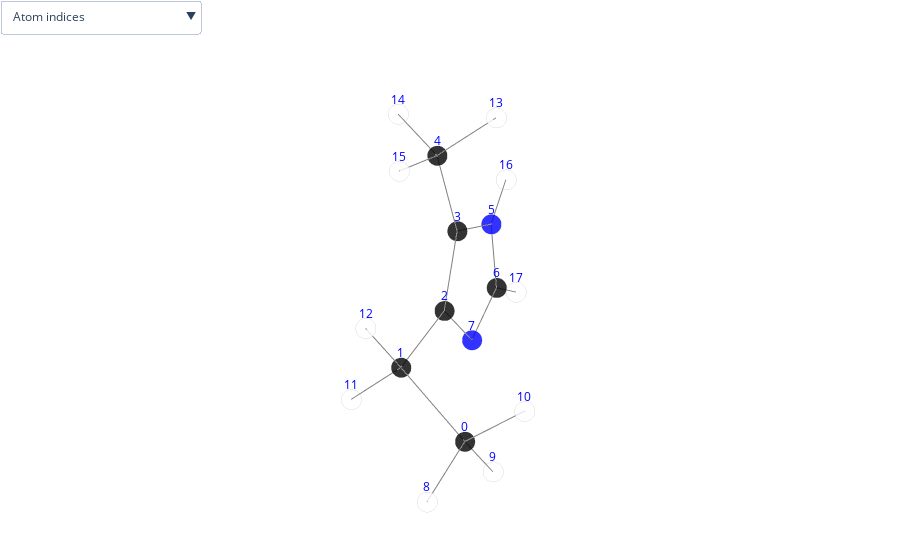

Notebook source saved alongside this figure:
### Code cell
plot_molecule(mol_file.split('/')[-1].split('.')[0], struct)

### Figure 1 — Plotly figure (JSON) as saved in the notebook; plotly's stock layout.template omitted (floating-point values rounded to 4 significant figures)
{"data": [{"marker": {"color": ["black", "black", "black", "black", "black", "blue", "black", "blue", "white", "white", "white", "white", "white", "white", "white", "white", "white", "white"], "line": {"color": "lightgray", "width": 2}, "opacity": 0.8, "size": 7, "symbol": "circle"}, "mode": "markers", "name": "", "text": ["C", "C", "C", "C", "C", "N", "C", "N", "H", "H", "H", "H", "H", "H", "H", "H", "H", "H"], "type": "scatter3d", "x": [0.07909, 0.005057, -1.399, -2.133, -1.832, -3.362, -3.316, -2.152, 1.118, -0.4001, -0.4376, 0.5865, 0.4791, -2.494, -1.931, -0.8067, -4.145, -4.156], "y": [1.584, 0.1107, -0.4114, -0.8386, -0.9525, -1.198, -0.9756, -0.5032, 1.92, 1.714, 2.23, -0.4969, -0.01389, -0.3252, -1.983, -0.6335, -1.559, -1.18], "z": [-0.3241, 0.1095, 0.1556, 1.238, 2.695, 0.7115, -0.6322, -1.002, -0.4007, -1.298, 0.3928, -0.5952, 1.09, 3.305, 3.058, 2.893, 1.232, -1.28]}, {"hoverinfo": "none", "marker": {"color": "grey", "opacity": 1, "size": 7}, "mode": "lines", "type": "scatter3d", "x": [0.07909, 0.005057, null, 0.005057, -1.399, null, -1.399, -2.133, null, -2.133, -1.832, null, -3.362, -3.316, null, -3.316, -2.152, null, -2.133, -3.362, null, -1.399, -2.152, null, 0.005057, 0.4791, null, -1.832, -0.8067, null, -4.145, -3.362, null, -4.156, -3.316, null, 0.07909, 1.118, null, 0.07909, -0.4376, null, 0.005057, 0.5865, null, -1.832, -1.931, null, 0.07909, -0.4001, null, -1.832, -2.494, null], "y": [1.584, 0.1107, null, 0.1107, -0.4114, null, -0.4114, -0.8386, null, -0.8386, -0.9525, null, -1.198, -0.9756, null, -0.9756, -0.5032, null, -0.8386, -1.198, null, -0.4114, -0.5032, null, 0.1107, -0.01389, null, -0.9525, -0.6335, null, -1.559, -1.198, null, -1.18, -0.9756, null, 1.584, 1.92, null, 1.584, 2.23, null, 0.1107, -0.4969, null, -0.9525, -1.983, null, 1.584, 1.714, null, -0.9525, -0.3252, null], "z": [-0.3241, 0.1095, null, 0.1095, 0.1556, null, 0.1556, 1.238, null, 1.238, 2.695, null, 0.7115, -0.6322, null, -0.6322, -1.002, null, 1.238, 0.7115, null, 0.1556, -1.002, null, 0.1095, 1.09, null, 2.695, 2.893, null, 1.232, 0.7115, null, -1.28, -0.6322, null, -0.3241, -0.4007, null, -0.3241, 0.3928, null, 0.1095, -0.5952, null, 2.695, 3.058, null, -0.3241, -1.298, null, 2.695, 3.305, null]}], "layout": {"margin": {"b": 0, "l": 0, "r": 0, "t": 0}, "scene": {"annotations": [{"font": {"color": "blue"}, "showarrow": false, "text": "0", "x": 0.07909, "y": 1.584, "yshift": 15, "z": -0.3241}, {"font": {"color": "blue"}, "showarrow": false, "text": "1", "x": 0.005057, "y": 0.1107, "yshift": 15, "z": 0.1095}, {"font": {"color": "blue"}, "showarrow": false, "text": "2", "x": -1.399, "y": -0.4114, "yshift": 15, "z": 0.1556}, {"font": {"color": "blue"}, "showarrow": false, "text": "3", "x": -2.133, "y": -0.8386, "yshift": 15, "z": 1.238}, {"font": {"color": "blue"}, "showarrow": false, "text": "4", "x": -1.832, "y": -0.9525, "yshift": 15, "z": 2.695}, {"font": {"color": "blue"}, "showarrow": false, "text": "5", "x": -3.362, "y": -1.198, "yshift": 15, "z": 0.7115}, {"font": {"color": "blue"}, "showarrow": false, "text": "6", "x": -3.316, "y": -0.9756, "yshift": 15, "z": -0.6322}, {"font": {"color": "blue"}, "showarrow": false, "text": "7", "x": -2.152, "y": -0.5032, "yshift": 15, "z": -1.002}, {"font": {"color": "blue"}, "showarrow": false, "text": "8", "x": 1.118, "y": 1.92, "yshift": 15, "z": -0.4007}, {"font": {"color": "blue"}, "showarrow": false, "text": "9", "x": -0.4001, "y": 1.714, "yshift": 15, "z": -1.298}, {"font": {"color": "blue"}, "showarrow": false, "text": "10", "x": -0.4376, "y": 2.23, "yshift": 15, "z": 0.3928}, {"font": {"color": "blue"}, "showarrow": false, "text": "11", "x": 0.5865, "y": -0.4969, "yshift": 15, "z": -0.5952}, {"font": {"color": "blue"}, "showarrow": false, "text": "12", "x": 0.4791, "y": -0.01389, "yshift": 15, "z": 1.09}, {"font": {"color": "blue"}, "showarrow": false, "text": "13", "x": -2.494, "y": -0.3252, "yshift": 15, "z": 3.305}, {"font": {"color": "blue"}, "showarrow": false, "text": "14", "x": -1.931, "y": -1.983, "yshift": 15, "z": 3.058}, {"font": {"color": "blue"}, "showarrow": false, "text": "15", "x": -0.8067, "y": -0.6335, "yshift": 15, "z": 2.893}, {"font": {"color": "blue"}, "showarrow": false, "text": "16", "x": -4.145, "y": -1.559, "yshift": 15, "z": 1.232}, {"font": {"color": "blue"}, "showarrow": false, "text": "17", "x": -4.156, "y": -1.18, "yshift": 15, "z": -1.28}], "xaxis": {"showbackground": false, "showgrid": false, "showticklabels": false, "title": {"font": {"color": "white"}}, "zeroline": false}, "yaxis": {"showbackground": false, "showgrid": false, "showticklabels": false, "title": {"font": {"color": "white"}}, "zeroline": false}, "zaxis": {"showbackground": false, "showgrid": false, "showticklabels": false, "title": {"font": {"color": "white"}}, "zeroline": false}}, "showlegend": false, "updatemenus": [{"buttons": [{"args": [{"scene.annotations": [{"font": {"color": "blue"}, "showarrow": false, "text": 0, "x": 0.07909, "y": 1.584, "yshift": 15, "z": -0.3241}, {"font": {"color": "blue"}, "showarrow": false, "text": 1, "x": 0.005057, "y": 0.1107, "yshift": 15, "z": 0.1095}, {"font": {"color": "blue"}, "showarrow": false, "text": 2, "x": -1.399, "y": -0.4114, "yshift": 15, "z": 0.1556}, {"font": {"color": "blue"}, "showarrow": false, "text": 3, "x": -2.133, "y": -0.8386, "yshift": 15, "z": 1.238}, {"font": {"color": "blue"}, "showarrow": false, "text": 4, "x": -1.832, "y": -0.9525, "yshift": 15, "z": 2.695}, {"font": {"color": "blue"}, "showarrow": false, "text": 5, "x": -3.362, "y": -1.198, "yshift": 15, "z": 0.7115}, {"font": {"color": "blue"}, "showarrow": false, "text": 6, "x": -3.316, "y": -0.9756, "yshift": 15, "z": -0.6322}, {"font": {"color": "blue"}, "showarrow": false, "text": 7, "x": -2.152, "y": -0.5032, "yshift": 15, "z": -1.002}, {"font": {"color": "blue"}, "showarrow": false, "text": 8, "x": 1.118, "y": 1.92, "yshift": 15, "z": -0.4007}, {"font": {"color": "blue"}, "showarrow": false, "text": 9, "x": -0.4001, "y": 1.714, "yshift": 15, "z": -1.298}, {"font": {"color": "blue"}, "showarrow": false, "text": 10, "x": -0.4376, "y": 2.23, "yshift": 15, "z": 0.3928}, {"font": {"color": "blue"}, "showarrow": false, "text": 11, "x": 0.5865, "y": -0.4969, "yshift": 15, "z": -0.5952}, {"font": {"color": "blue"}, "showarrow": false, "text": 12, "x": 0.4791, "y": -0.01389, "yshift": 15, "z": 1.09}, {"font": {"color": "blue"}, "showarrow": false, "text": 13, "x": -2.494, "y": -0.3252, "yshift": 15, "z": 3.305}, {"font": {"color": "blue"}, "showarrow": false, "text": 14, "x": -1.931, "y": -1.983, "yshift": 15, "z": 3.058}, {"font": {"color": "blue"}, "showarrow": false, "text": 15, "x": -0.8067, "y": -0.6335, "yshift": 15, "z": 2.893}, {"font": {"color": "blue"}, "showarrow": false, "text": 16, "x": -4.145, "y": -1.559, "yshift": 15, "z": 1.232}, {"font": {"color": "blue"}, "showarrow": false, "text": 17, "x": -4.156, "y": -1.18, "yshift": 15, "z": -1.28}]}], "label": "Atom indices", "method": "relayout"}, {"args": [{"scene.annotations": [{"showarrow": false, "text": 1.54, "x": 0.04207, "y": 0.8471, "yshift": 15, "z": -0.1073}, {"showarrow": false, "text": 1.5, "x": -0.6968, "y": -0.1504, "yshift": 15, "z": 0.1326}, {"showarrow": false, "text": 1.38, "x": -1.766, "y": -0.625, "yshift": 15, "z": 0.6968}, {"showarrow": false, "text": 1.49, "x": -1.983, "y": -0.8956, "yshift": 15, "z": 1.966}, {"showarrow": false, "text": 1.36, "x": -3.339, "y": -1.087, "yshift": 15, "z": 0.03967}, {"showarrow": false, "text": 1.31, "x": -2.734, "y": -0.7394, "yshift": 15, "z": -0.8171}, {"showarrow": false, "text": 1.38, "x": -2.748, "y": -1.018, "yshift": 15, "z": 0.9748}, {"showarrow": false, "text": 1.38, "x": -1.775, "y": -0.4573, "yshift": 15, "z": -0.4232}, {"showarrow": false, "text": 1.1, "x": 0.2421, "y": 0.0484, "yshift": 15, "z": 0.5996}, {"showarrow": false, "text": 1.09, "x": -1.319, "y": -0.793, "yshift": 15, "z": 2.794}, {"showarrow": false, "text": 1.01, "x": -3.753, "y": -1.379, "yshift": 15, "z": 0.9716}, {"showarrow": false, "text": 1.08, "x": -3.736, "y": -1.078, "yshift": 15, "z": -0.9561}, {"showarrow": false, "text": 1.09, "x": 0.5985, "y": 1.752, "yshift": 15, "z": -0.3624}, {"showarrow": false, "text": 1.1, "x": -0.1792, "y": 1.907, "yshift": 15, "z": 0.03437}, {"showarrow": false, "text": 1.1, "x": 0.2958, "y": -0.1931, "yshift": 15, "z": -0.2428}, {"showarrow": false, "text": 1.1, "x": -1.882, "y": -1.468, "yshift": 15, "z": 2.876}, {"showarrow": false, "text": 1.09, "x": -0.1605, "y": 1.649, "yshift": 15, "z": -0.811}, {"showarrow": false, "text": 1.1, "x": -2.163, "y": -0.6389, "yshift": 15, "z": 3.0}]}], "label": "Bond lengths", "method": "relayout"}, {"args": [{"scene.annotations": [{"font": {"color": "blue"}, "showarrow": false, "text": 0, "x": 0.07909, "y": 1.584, "yshift": 15, "z": -0.3241}, {"font": {"color": "blue"}, "showarrow": false, "text": 1, "x": 0.005057, "y": 0.1107, "yshift": 15, "z": 0.1095}, {"font": {"color": "blue"}, "showarrow": false, "text": 2, "x": -1.399, "y": -0.4114, "yshift": 15, "z": 0.1556}, {"font": {"color": "blue"}, "showarrow": false, "text": 3, "x": -2.133, "y": -0.8386, "yshift": 15, "z": 1.238}, {"font": {"color": "blue"}, "showarrow": false, "text": 4, "x": -1.832, "y": -0.9525, "yshift": 15, "z": 2.695}, {"font": {"color": "blue"}, "showarrow": false, "text": 5, "x": -3.362, "y": -1.198, "yshift": 15, "z": 0.7115}, {"font": {"color": "blue"}, "showarrow": false, "text": 6, "x": -3.316, "y": -0.9756, "yshift": 15, "z": -0.6322}, {"font": {"color": "blue"}, "showarrow": false, "text": 7, "x": -2.152, "y": -0.5032, "yshift": 15, "z": -1.002}, {"font": {"color": "blue"}, "showarrow": false, "text": 8, "x": 1.118, "y": 1.92, "yshift": 15, "z": -0.4007}, {"font": {"color": "blue"}, "showarrow": false, "text": 9, "x": -0.4001, "y": 1.714, "yshift": 15, "z": -1.298}, {"font": {"color": "blue"}, "showarrow": false, "text": 10, "x": -0.4376, "y": 2.23, "yshift": 15, "z": 0.3928}, {"font": {"color": "blue"}, "showarrow": false, "text": 11, "x": 0.5865, "y": -0.4969, "yshift": 15, "z": -0.5952}, {"font": {"color": "blue"}, "showarrow": false, "text": 12, "x": 0.4791, "y": -0.01389, "yshift": 15, "z": 1.09}, {"font": {"color": "blue"}, "showarrow": false, "text": 13, "x": -2.494, "y": -0.3252, "yshift": 15, "z": 3.305}, {"font": {"color": "blue"}, "showarrow": false, "text": 14, "x": -1.931, "y": -1.983, "yshift": 15, "z": 3.058}, {"font": {"color": "blue"}, "showarrow": false, "text": 15, "x": -0.8067, "y": -0.6335, "yshift": 15, "z": 2.893}, {"font": {"color": "blue"}, "showarrow": false, "text": 16, "x": -4.145, "y": -1.559, "yshift": 15, "z": 1.232}, {"font": {"color": "blue"}, "showarrow": false, "text": 17, "x": -4.156, "y": -1.18, "yshift": 15, "z": -1.28}, {"showarrow": false, "text": 1.54, "x": 0.04207, "y": 0.8471, "yshift": 15, "z": -0.1073}, {"showarrow": false, "text": 1.5, "x": -0.6968, "y": -0.1504, "yshift": 15, "z": 0.1326}, {"showarrow": false, "text": 1.38, "x": -1.766, "y": -0.625, "yshift": 15, "z": 0.6968}, {"showarrow": false, "text": 1.49, "x": -1.983, "y": -0.8956, "yshift": 15, "z": 1.966}, {"showarrow": false, "text": 1.36, "x": -3.339, "y": -1.087, "yshift": 15, "z": 0.03967}, {"showarrow": false, "text": 1.31, "x": -2.734, "y": -0.7394, "yshift": 15, "z": -0.8171}, {"showarrow": false, "text": 1.38, "x": -2.748, "y": -1.018, "yshift": 15, "z": 0.9748}, {"showarrow": false, "text": 1.38, "x": -1.775, "y": -0.4573, "yshift": 15, "z": -0.4232}, {"showarrow": false, "text": 1.1, "x": 0.2421, "y": 0.0484, "yshift": 15, "z": 0.5996}, {"showarrow": false, "text": 1.09, "x": -1.319, "y": -0.793, "yshift": 15, "z": 2.794}, {"showarrow": false, "text": 1.01, "x": -3.753, "y": -1.379, "yshift": 15, "z": 0.9716}, {"showarrow": false, "text": 1.08, "x": -3.736, "y": -1.078, "yshift": 15, "z": -0.9561}, {"showarrow": false, "text": 1.09, "x": 0.5985, "y": 1.752, "yshift": 15, "z": -0.3624}, {"showarrow": false, "text": 1.1, "x": -0.1792, "y": 1.907, "yshift": 15, "z": 0.03437}, {"showarrow": false, "text": 1.1, "x": 0.2958, "y": -0.1931, "yshift": 15, "z": -0.2428}, {"showarrow": false, "text": 1.1, "x": -1.882, "y": -1.468, "yshift": 15, "z": 2.876}, {"showarrow": false, "text": 1.09, "x": -0.1605, "y": 1.649, "yshift": 15, "z": -0.811}, {"showarrow": false, "text": 1.1, "x": -2.163, "y": -0.6389, "yshift": 15, "z": 3.0}]}], "label": "Atom indices & Bond lengths", "method": "relayout"}, {"args": [{"scene.annotations": []}], "label": "Hide all", "method": "relayout"}], "direction": "down", "xanchor": "left", "yanchor": "top"}]}}
